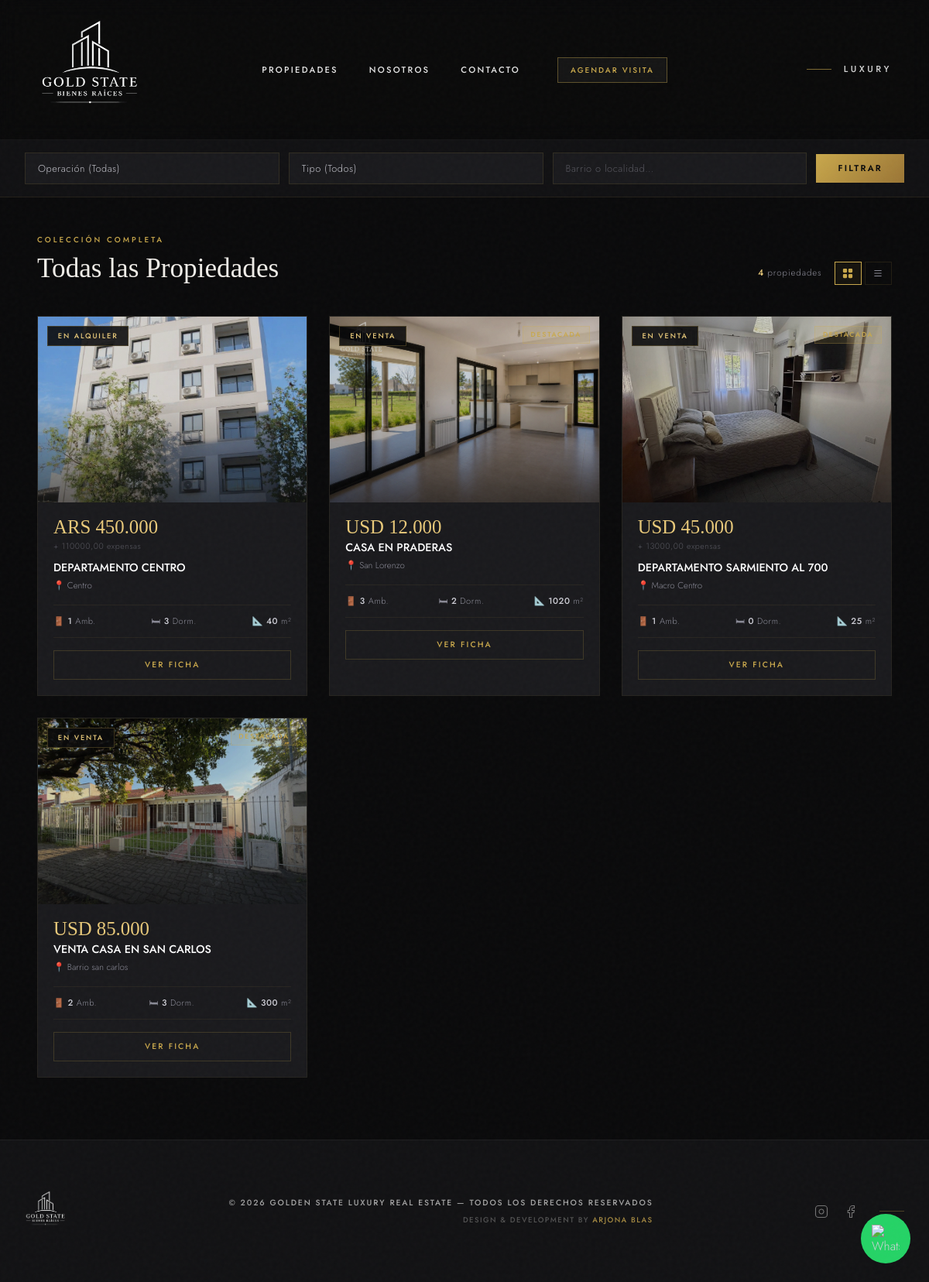
Screenshot of /catalogo/ with the database file from the repository.
### propiedades/models.py (models this page shows, shortened)
class Publicacion(models.Model):
    TIPOS_PROPIEDAD = (
        ("casa", "Casa"),
        ("departamento", "Departamento"),
        ("monoambiente", "Monoambiente"),
        ("ph", "PH"),
        ("loft", "Loft"),
        ("quinta", "Casa de Quinta / Barrio Cerrado"),
        ("terreno", "Terreno / Lote"),
        ("cochera", "Cochera"),
        ("local", "Local Comercial"),
        ("oficina", "Oficina"),
        ("galpon", "Galpón / Depósito"),
        ("campo", "Campo / Chacra"),
    )
    ESTADOS_OPERACION = (
        ("alquiler", "En Alquiler"),
        ("venta", "En Venta"),
        ("alquiler_temporal", "Alquiler Temporal"),
    )
    MONEDAS = (
        ("USD", "Dólares (USD)"),
        ("ARS", "Pesos (ARS)"),
    )
    agente = models.ForeignKey(User, on_delete=models.CASCADE, verbose_name="Agente / Administrador")
    titulo = models.CharField(max_length=255, verbose_name="Título de la publicación")
    descripcion = models.TextField(verbose_name="Descripción o Detalles")
    tipo_propiedad = models.CharField(max_length=30, choices=TIPOS_PROPIEDAD, default="departamento", verbose_name="Tipo de Propiedad")
    tipo_operacion = models.CharField(max_length=20, choices=ESTADOS_OPERACION, default="venta", verbose_name="Operación")
    moneda = models.CharField(max_length=3, choices=MONEDAS, default="USD", verbose_name="Moneda")
    precio = models.DecimalField(max_digits=12, decimal_places=2, verbose_name="Precio")
    expensas = models.DecimalField(max_digits=10, decimal_places=2, verbose_name="Expensas (0 si no aplica)", default=0)
    ambientes = models.PositiveIntegerField(default=1, validators=[MinValueValidator(1)], verbose_name="Ambientes")
    dormitorios = models.PositiveIntegerField(default=0, verbose_name="Dormitorios (0 si es monoambiente)")
    banos = models.PositiveIntegerField(default=1, verbose_name="Baños")
    metros_cubiertos = models.PositiveIntegerField(verbose_name="M² Cubiertos", blank=True, null=True)
    metros_totales = models.PositiveIntegerField(verbose_name="M² Totales")
    direccion = models.CharField(max_length=255, verbose_name="Dirección (Calle y Altura)")
    barrio_localidad = models.CharField(max_length=100, verbose_name="Barrio o Localidad")
    provincia = models.CharField(max_length=100, verbose_name="Provincia", default="Buenos Aires")
    codigo_postal = models.CharField(max_length=10, verbose_name="Código Postal", blank=True, null=True)
    imagen_principal = models.ImageField(upload_to='propiedades/', verbose_name="Foto Principal", null=True, blank=True)
    visitas = models.PositiveIntegerField(default=0, editable=False, verbose_name="Cantidad de Visitas")
    disponible = models.BooleanField(default=True, verbose_name="Publicación Activa / Disponible")
    destacada = models.BooleanField(default=False, verbose_name="Propiedad Destacada (Sale en la Home)")
    destacada_hero = models.BooleanField(default=False, verbose_name="Mostrar en el Slider Principal (Hero)")
    creado_el = models.DateTimeField(auto_now_add=True)
    actualizado_el = models.DateTimeField(auto_now=True)
    class Meta:
        verbose_name = "Propiedad"
        verbose_name_plural = "Propiedades"
        ordering = ['-creado_el']
    @property
    def precio_formateado(self):
        return f"{self.moneda} {self.precio:,.0f}".replace(",", ".")

### propiedades/views.py (the view)
# urls.py: path('catalogo/', views.catalogo_completo, name='catalogo'), # 🌟 Nueva ruta para ver todo
def catalogo_completo(request):
    propiedades = Publicacion.objects.filter(disponible=True)
    tipo_operacion = request.GET.get('operacion')
    tipo_propiedad = request.GET.get('tipo')
    barrio = request.GET.get('barrio')
    if tipo_operacion:
        propiedades = propiedades.filter(tipo_operacion=tipo_operacion)
    if tipo_propiedad:
        propiedades = propiedades.filter(tipo_propiedad=tipo_propiedad)
    if barrio:
        propiedades = propiedades.filter(barrio_localidad__icontains=barrio)
    contexto = {'propiedades': propiedades}
    return render(request, 'propiedades/propiedades.html', contexto)

### propiedades/templates/propiedades/propiedades.html (shortened to what this page needs)
{% extends 'propiedades/base.html' %}
{% load static %}
{% block extra_css %}
    <link rel="stylesheet" href="{% static 'propiedades/css/catalogo.css' %}" />
{% endblock %}
{% block content %}
    <div class="filter-bar py-4 px-5 sm:px-8">
        <form method="GET" action="{% url 'propiedades:catalogo' %}" class="max-w-7xl mx-auto">
            <div class="flex flex-col sm:flex-row gap-3 items-stretch sm:items-center">
                <div class="flex-1 min-w-0">
                    <select name="operacion" class="filter-select">
                        <option value="">Operación (Todas)</option>
                    </select>
                </div>
                <div class="flex-1 min-w-0">
                    <select name="tipo" class="filter-select">
                        <option value="">Tipo (Todos)</option>
                    </select>
                </div>
                <div class="flex-1 min-w-0">
                    <input type="text" name="barrio" value="{{ request.GET.barrio|default:'' }}" placeholder="Barrio o localidad…" class="filter-input">
                </div>
                <button type="submit" class="filter-btn">Filtrar</button>
            </div>
        </form>
    </div>
    <main class="max-w-7xl mx-auto px-5 sm:px-8 lg:px-12 py-12 pb-20">
        <div class="flex flex-col sm:flex-row sm:items-end sm:justify-between gap-5 mb-10 reveal visible">
            <div>
                <p class="section-eyebrow mb-2">
                    {% if request.GET.operacion or request.GET.tipo or request.GET.barrio %}
                        Resultados de búsqueda
                    {% else %}
                        Colección completa
                    {% endif %}
                </p>
                <h1 class="section-title">
                    {% if request.GET.operacion or request.GET.tipo or request.GET.barrio %}
                        Propiedades<em style="font-style:italic;"> encontradas</em>
                    {% else %}
                        Todas las Propiedades
                    {% endif %}
                </h1>
            </div>
            <div class="flex items-center gap-4">
                <p class="result-count">
                    {% if propiedades %}
                        <strong>{{ propiedades|length }}</strong> propiedad{{ propiedades|length|pluralize:"es" }}
                    {% endif %}
                </p>
                <div class="flex gap-1" id="view-toggle">
                    <button class="view-btn active" id="btn-grid" title="Vista en grilla" onclick="setView('grid')">
                    </button>
                    <button class="view-btn" id="btn-list" title="Vista en lista" onclick="setView('list')">
                        <svg width="14" height="14" fill="currentColor" viewBox="0 0 16 16"><path fill-rule="evenodd" d="M2.5 12a.5.5 0 0 1 .5-.5h10a.5.5 0 0 1 0 1H3a.5.5 0 0 1-.5-.5zm0-4a.5.5 0 0 1 .5-.5h10a.5.5 0 0 1 0 1H3a.5.5 0 0 1-.5-.5zm0-4a.5.5 0 0 1 .5-.5h10a.5.5 0 0 1 0 1H3a.5.5 0 0 1-.5-.5z"/></svg>
                    </button>
                </div>
            </div>
        </div>
        {% if propiedades %}
            <div id="view-grid" class="grid grid-cols-1 sm:grid-cols-2 lg:grid-cols-3 gap-7">
                {% for propiedad in propiedades %}
                <article class="prop-card reveal visible" style="transition-delay: {{ forloop.counter0|default:'0' }}00ms;">
                    <div class="img-wrap relative" style="height:240px;background:var(--charcoal);">
                        {% if propiedad.imagen_principal %}
                            <img src="{{ propiedad.imagen_principal.url }}" alt="{{ propiedad.titulo }}">
                        {% endif %}
                        <span class="badge-op" style="position:absolute;top:12px;left:12px;">{{ propiedad.get_tipo_operacion_display }}</span>
                        {% if propiedad.destacada %}
                            <span style="position:absolute;top:12px;right:12px;font-size:0.55rem;letter-spacing:0.2em;text-transform:uppercase;color:var(--gold);background:rgba(201,168,76,0.12);border:1px solid rgba(201,168,76,0.25);padding:0.25rem 0.6rem;font-family:'Jost',sans-serif;font-weight:500;">Destacada</span>
                        {% endif %}
                    </div>
                    <div class="p-5">
                        <div class="price-tag mb-1">{{ propiedad.precio_formateado }}</div>
                        {% if propiedad.expensas > 0 %}
                            <p style="font-size:0.67rem;color:var(--fog);letter-spacing:0.05em;margin-bottom:0.6rem;">+ {{ propiedad.expensas }} expensas</p>
                        {% endif %}
                        <h2 class="text-white font-medium leading-snug mb-1" style="font-size:0.9rem;overflow:hidden;white-space:nowrap;text-overflow:ellipsis;">{{ propiedad.titulo }}</h2>
                        <p style="font-size:0.72rem;color:var(--mist);margin-bottom:1rem;">📍 {{ propiedad.barrio_localidad }}</p>
                        <div class="stat-pill flex items-center justify-between py-3" style="border-top:1px solid rgba(201,168,76,0.08);border-bottom:1px solid rgba(201,168,76,0.08);margin-bottom:1rem;">
                            <span>🚪 <strong>{{ propiedad.ambientes }}</strong> Amb.</span>
                            <span>🛏 <strong>{{ propiedad.dormitorios }}</strong> Dorm.</span>
                            <span>📐 <strong>{{ propiedad.metros_totales }}</strong> m²</span>
                        </div>
                        <a href="{% url 'propiedades:detalle' propiedad.pk %}" class="card-cta">Ver ficha</a>
                    </div>
                </article>
                {% endfor %}
            </div>
        {% endif %}
    </main>
{% endblock %}

### propiedades/static/propiedades/css/catalogo.css (style rules this page uses)
:root { --gold: #C9A84C; --gold-light: #E8C97A; --gold-dark: #9A7535; --obsidian: #0A0A0B; --charcoal: #111113; --ink: #1A1A1D; --steel: #242428; --mist: #8A8A96; --fog: #56565E; }
* { box-sizing: border-box; }
body { background-color: var(--obsidian); color: #D0D0D8; font-family: 'Jost', sans-serif; font-weight: 300; -webkit-font-smoothing: antialiased; }
body::before { content:''; position:fixed; inset:0; opacity:0.025; pointer-events:none; z-index:9999; }
.filter-bar { background:var(--charcoal); border-bottom:1px solid rgba(201,168,76,0.1); }
.filter-select, .filter-input { background:var(--ink); border:1px solid rgba(201,168,76,0.12); color:#C0C0C8; font-family:'Jost',sans-serif; font-size:0.8rem; padding:0.625rem 1rem; letter-spacing:0.04em; outline:none; appearance:none; -webkit-appearance:none; width:100%; transition:border-color 0.2s, color 0.2s; }
.filter-select option { background:#1A1A1D; }
.filter-input::placeholder { color:var(--fog); }
.filter-btn { background:linear-gradient(135deg,var(--gold),var(--gold-dark)); color:var(--obsidian); font-family:'Jost',sans-serif; font-weight:600; font-size:0.7rem; letter-spacing:0.2em; text-transform:uppercase; padding:0.625rem 1.75rem; border:none; cursor:pointer; transition:opacity 0.2s; white-space:nowrap; }
.prop-card { background:var(--ink); border:1px solid rgba(201,168,76,0.07); transition:border-color 0.3s, transform 0.3s, box-shadow 0.3s; overflow:hidden; }
.prop-card .img-wrap { overflow:hidden; }
.prop-card img { transition:transform 0.6s cubic-bezier(0.25,0.46,0.45,0.94); width:100%; height:100%; object-fit:cover; opacity:0.82; }
.badge-op { background:rgba(10,10,11,0.88); border:1px solid rgba(201,168,76,0.25); color:var(--gold-light); font-family:'Jost',sans-serif; font-size:0.58rem; font-weight:500; letter-spacing:0.2em; text-transform:uppercase; padding:0.3rem 0.8rem; }
.price-tag { font-family:'Cormorant Garamond',serif; font-weight:300; color:var(--gold-light); font-size:1.55rem; line-height:1; }
.stat-pill { font-size:0.7rem; letter-spacing:0.05em; color:var(--mist); }
.stat-pill strong { color:#D0D0D8; font-weight:500; }
.card-cta { display:block; text-align:center; font-family:'Jost',sans-serif; font-size:0.65rem; font-weight:500; letter-spacing:0.2em; text-transform:uppercase; color:var(--gold); border:1px solid rgba(201,168,76,0.2); padding:0.65rem; text-decoration:none; transition:background 0.25s, color 0.25s, border-color 0.25s; }
.section-eyebrow { font-size:0.62rem; letter-spacing:0.3em; text-transform:uppercase; color:var(--gold); font-weight:500; }
.section-title { font-family:'Cormorant Garamond',serif; font-weight:300; color:#F0EDE8; font-size:clamp(1.6rem,3vw,2.2rem); line-height:1.2; }
.result-count { font-size:0.72rem; letter-spacing:0.08em; color:var(--mist); }
.result-count strong { color:var(--gold-light); font-weight:500; }
.view-btn { padding:0.45rem 0.6rem; border:1px solid rgba(201,168,76,0.12); cursor:pointer; transition:border-color 0.2s, background 0.2s; background:transparent; color:var(--mist); }
.view-btn:hover, .view-btn.active { border-color:var(--gold); color:var(--gold); background:rgba(201,168,76,0.06); }
.reveal { opacity:0; transform:translateY(14px); transition:opacity 0.55s ease, transform 0.55s ease; }
.reveal.visible { opacity:1; transform:none; }

### propiedades/templates/propiedades/base.html (style rules this page uses)
html, body { overflow-x: hidden; position: relative; width: 100%; }

### rows the page displays
Publicacion: imagen_principal (picture), tipo_operacion "EN ALQUILER", precio_formateado "ARS 450.000", expensas "110000,00", titulo "DEPARTAMENTO CENTRO", barrio_localidad "Centro", ambientes "1", dormitorios "3", metros_totales "40"
Publicacion: imagen_principal (picture), tipo_operacion "EN VENTA", destacada "DESTACADA", precio_formateado "USD 12.000", titulo "CASA EN PRADERAS", barrio_localidad "San Lorenzo", ambientes "3", dormitorios "2", metros_totales "1020"
Publicacion: imagen_principal (picture), tipo_operacion "EN VENTA", destacada "DESTACADA", precio_formateado "USD 45.000", expensas "13000,00", titulo "DEPARTAMENTO SARMIENTO AL 700", barrio_localidad "Macro Centro", ambientes "1", dormitorios "0", metros_totales "25"
Publicacion: imagen_principal (picture), tipo_operacion "EN VENTA", destacada "DESTACADA", precio_formateado "USD 85.000", titulo "VENTA CASA EN SAN CARLOS", barrio_localidad "Barrio san carlos", ambientes "2", dormitorios "3", metros_totales "300"

### other values shown
{{ propiedades|length }} "4"
